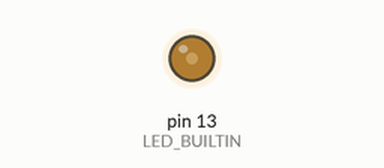
Bench run of a sketch on a simulated Arduino Uno, built with avr-gcc and run on an emulated ATmega328P. On the bench: output pins drawn as LEDs (lit = HIGH).

Above: at 9.52 s.
Timing chart, 0 to 40.0 s (numbered marks = the images above):
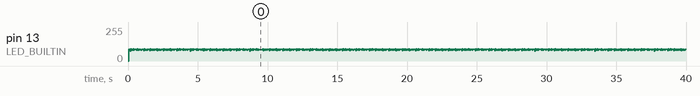

The sketch:

main.ino
```cpp
void setup() {
  pinMode(LED_BUILTIN, OUTPUT);
}

void loop() {
    int data[][4] = {{1,1,1,1}, {0,0,0,0}, {0,1,0,0}, {0,1,0,0}, {0,1,0,0}, {0,1,0,0}};

    int numRows = sizeof(data) / sizeof(data[0]);
    int numCols = sizeof(data[0]) / sizeof(int);

    for (int i = 0; i < numRows; i++) {
      for (int j = 0; j < numCols; j++) {
        if (data[i][j] == 1) {
          digitalWrite(LED_BUILTIN, HIGH);
        } else {
          digitalWrite(LED_BUILTIN, LOW);
        }
        delayMicroseconds(650);
      }
    }
}
```
